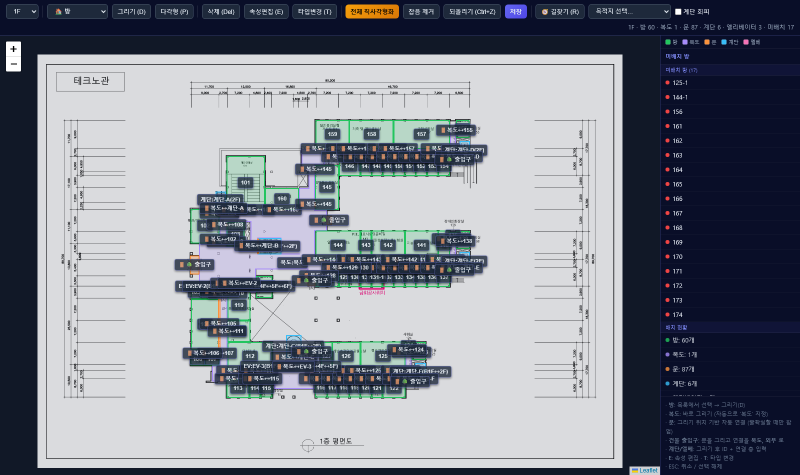
#> input picture GUMAP-개발/floorplan/tests/shots/editor-entrances.png, 1600 x 950 px (shown at 1/2 size)
$ python -i photoplan.py   (imports and definitions only)
#> lines starting #> are read from the running program, lines starting #| are printed output that depends on the picture; after the words box and inside, x2 and y2 are one past the last pixel; in counts of white or black regions, pixels touching at a corner belong together
#> further down, picture is the input picture: shape (950, 1600, 3); mean B, G, R 143.1, 133, 128.3
# -*- coding: utf-8 -*-
"""12~13주차 — 피난안내도 사진 → 평면도 전처리.

  rectify(img)   도면 판(연한 바탕의 큰 사각형)을 찾아 투영 보정해 정면 평면도로 편다
  ink(plan)      검은·회색 선만 남긴다 (빨간 피난동선·초록 비상구·아이콘 제거)
  building(ink)  외벽으로 닫힌 건물 영역
"""
import cv2
import numpy as np


def order_quad(pts):
    pts = np.array(pts, np.float32).reshape(4, 2)
    s = pts.sum(1)
    d = np.diff(pts, axis=1).ravel()
    return np.array([pts[np.argmin(s)], pts[np.argmin(d)], pts[np.argmax(s)], pts[np.argmax(d)]], np.float32)


def find_panel(img):
    """피난안내도의 오른쪽 도면 판: 채도 낮고 밝은 가장 큰 사각 영역."""
    h, w = img.shape[:2]
#> h = 950; w = 1600
    scale = 1200 / max(h, w)
#> scale = 0.75
    small = cv2.resize(img, None, fx=scale, fy=scale, interpolation=cv2.INTER_AREA)
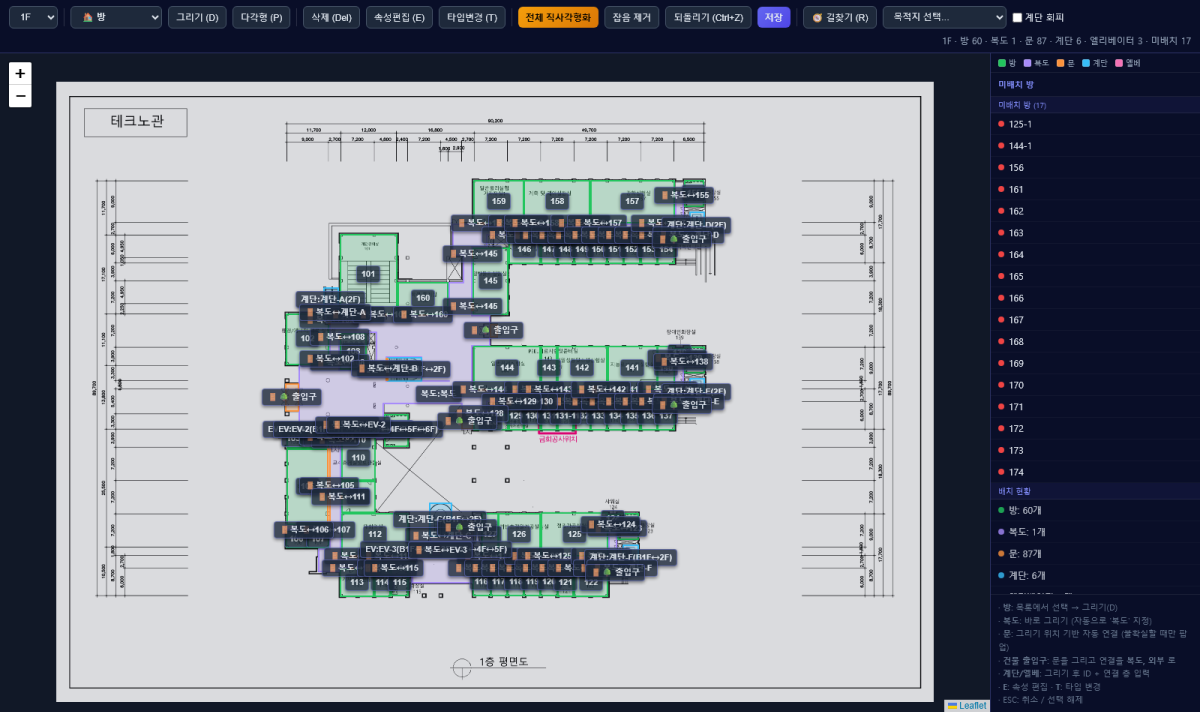
#> small: shape (712, 1200, 3); mean B, G, R 143.2, 133, 128.4
    hsv = cv2.cvtColor(small, cv2.COLOR_BGR2HSV)
#> hsv: shape (712, 1200, 3); mean H, S, V 110.7, 74, 144.9
    light = ((hsv[..., 1] < 70) & (hsv[..., 2] > 150)).astype(np.uint8) * 255
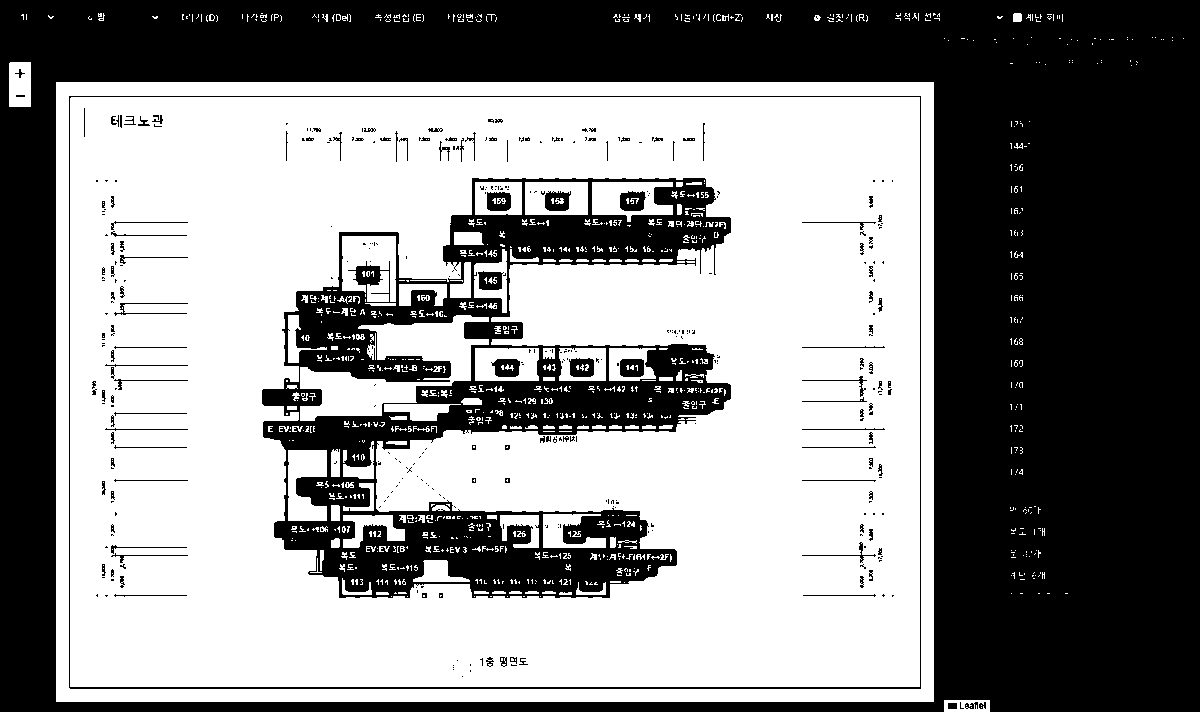
#> light: shape (712, 1200); 54.3% white; 424 black regions (305 under 20 px), largest, box (x1, y1, x2, y2) and area: (0, 0, 1200, 712) 306501, (262, 178, 731, 598) 71508, (69, 96, 921, 689) 3736
    # 도면 선·글자가 판을 쪼개지 않게 크게 닫는다
    light = cv2.morphologyEx(light, cv2.MORPH_CLOSE, np.ones((25, 25), np.uint8))
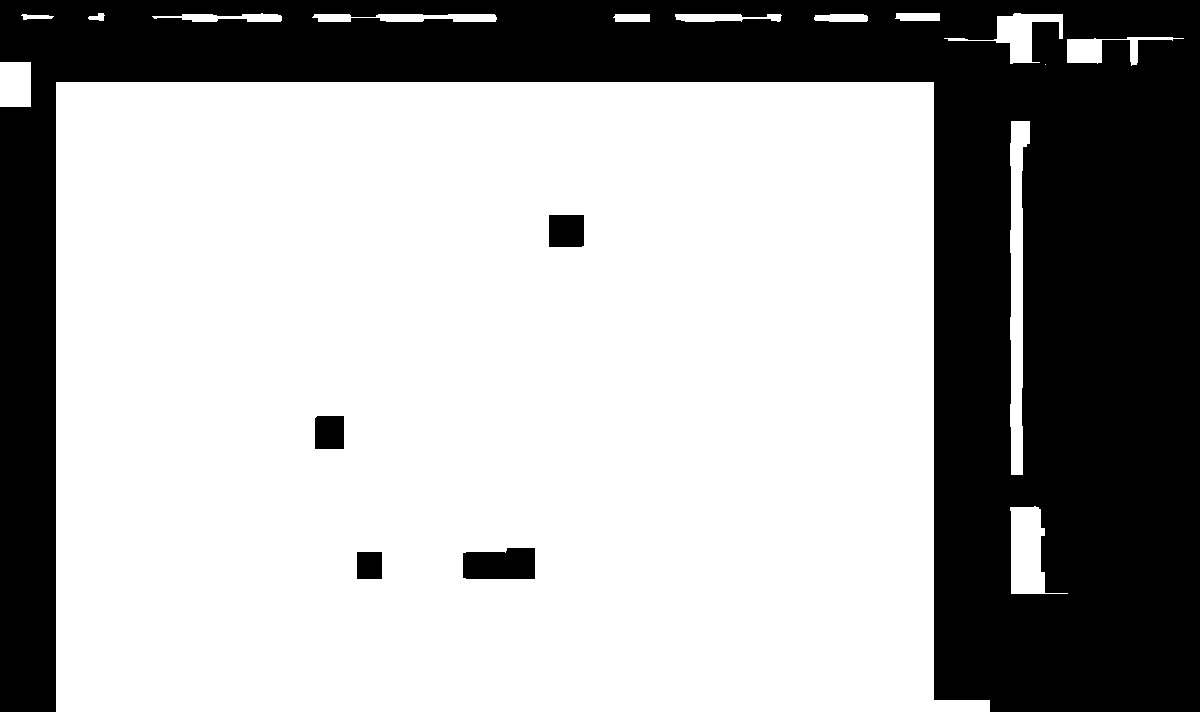
#> light: shape (712, 1200); 66.1% white; 5 black regions, box (x1, y1, x2, y2) and area: (0, 0, 1200, 712) 285237, (463, 548, 535, 579) 2050, (549, 215, 584, 247) 1118, (315, 416, 344, 449) 954, (357, 552, 382, 579) 675
    n, lab, stats, _ = cv2.connectedComponentsWithStats(light, 8)
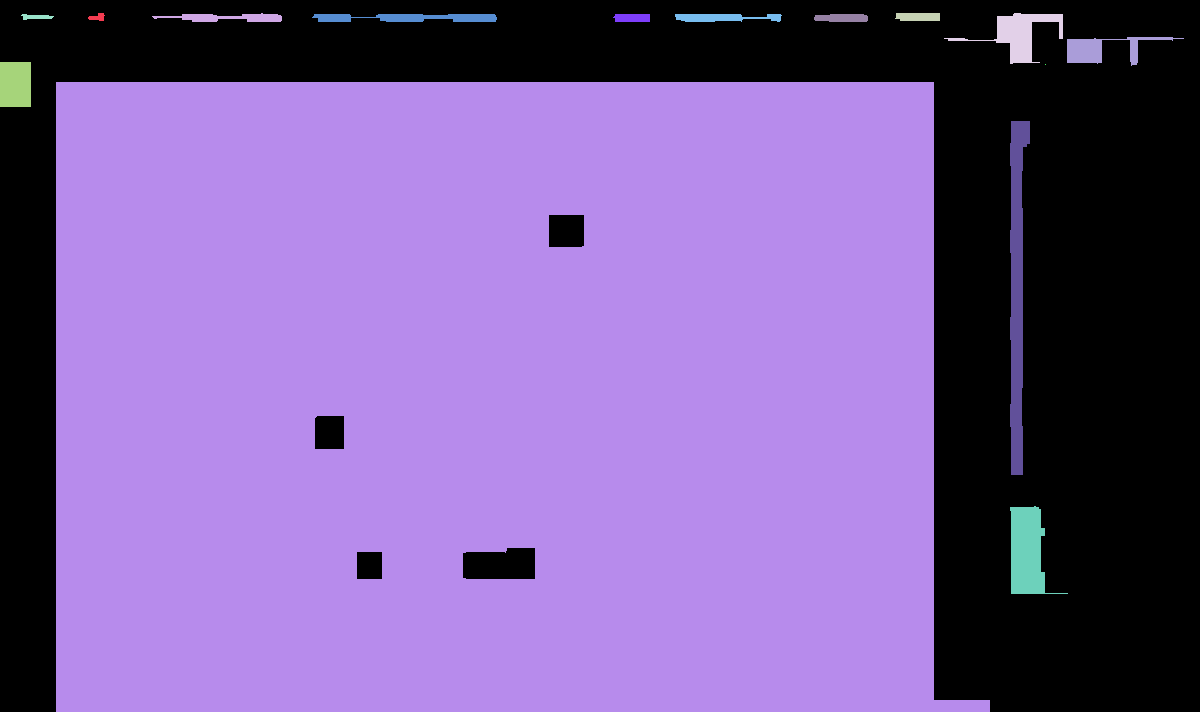
#> lab: shape (712, 1200) int32; 16 distinct labels, from 0 to 15; one colour per label, 0 black
#> n = 16; stats = 16 rows, first 6: [0, 0, 1200, 712, 290034], [88, 13, 17, 8, 86], [152, 13, 130, 9, 696], [895, 13, 45, 8, 345], [944, 13, 119, 51, 1852], [21, 14, 33, 6, 127]
    best, best_area = None, 0
    for i in range(1, n):
        x, y, bw, bh, area = stats[i]
        if area > best_area and bw > small.shape[1] * 0.3:
            best, best_area = i, area
#> this loop made 15 passes
#> (x, y, bw, bh, area, best, best_area) on pass 13: (56, 82, 934, 630, 549015, 13, 549015)
#> after the loop, best = 13; best_area = 549015
    comp = (lab == best).astype(np.uint8) * 255
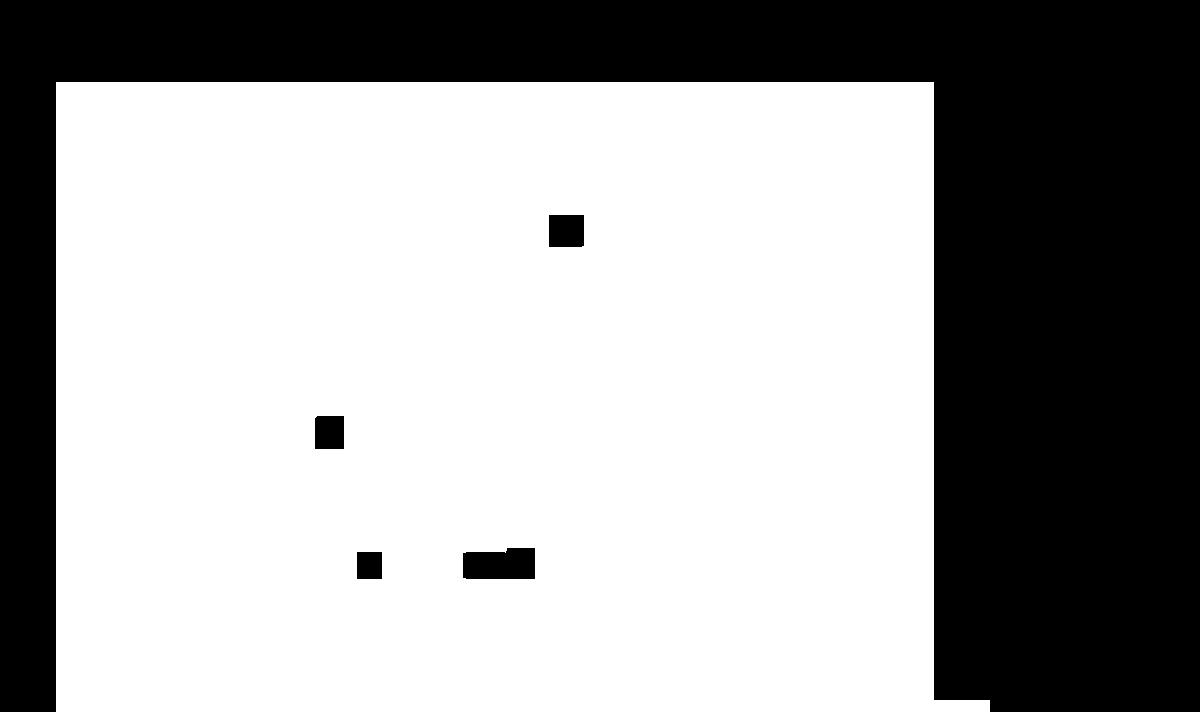
#> comp: shape (712, 1200); 64.3% white; 5 black regions, box (x1, y1, x2, y2) and area: (0, 0, 1200, 712) 300588, (463, 548, 535, 579) 2050, (549, 215, 584, 247) 1118, (315, 416, 344, 449) 954, (357, 552, 382, 579) 675
    cnts, _ = cv2.findContours(comp, cv2.RETR_EXTERNAL, cv2.CHAIN_APPROX_SIMPLE)
#> cnts = 1 item
    cnt = max(cnts, key=cv2.contourArea)
#> cnt = [[56, 82], [56, 711], [989, 711], [989, 700], [934, 700], [933, 699], [933, 82]]
    hull = cv2.convexHull(cnt)
#> hull = [[933, 82], [989, 700], [989, 711], [56, 711], [56, 82]]
    quad = None
    for eps in np.linspace(0.01, 0.08, 15):
        approx = cv2.approxPolyDP(hull, eps * cv2.arcLength(hull, True), True)
        if len(approx) == 4:
            quad = approx
            break
#> this loop made 1 pass
#> quad on pass 1: [[933, 82], [989, 711], [56, 711], [56, 82]]
    if quad is None:
        rect = cv2.minAreaRect(cnt)
        quad = cv2.boxPoints(rect)
    return order_quad(np.array(quad, np.float32).reshape(-1, 2) / scale)
#> in order_quad, `pts = np.array(pts, np.float32).reshape(4, 2)`: pts = [[1244, 109.3], [1318.7, 948], [74.67, 948], [74.67, 109.3]]
#> in order_quad, `s = pts.sum(1)`: s = [1353.3, 2266.7, 1022.7, 184]
#> in order_quad, `d = np.diff(pts, axis=1).ravel()`: d = [-1134.7, -370.7, 873.3, 34.67]


def rectify(img, out_long=2400):
    q = find_panel(img)
#> q = [[74.67, 109.3], [1244, 109.3], [1318.7, 948], [74.67, 948]]
    wt = np.linalg.norm(q[1] - q[0])
#> wt = 1169.3
    wb = np.linalg.norm(q[2] - q[3])
#> wb = 1244
    hl = np.linalg.norm(q[3] - q[0])
#> hl = 838.7
    hr = np.linalg.norm(q[2] - q[1])
#> hr = 842
    W, H = (wt + wb) / 2, (hl + hr) / 2
#> W = 1206.7; H = 840.3
    s = out_long / max(W, H)
#> s = 1.99
    W, H = int(W * s), int(H * s)
#> W = 2400; H = 1671
    M = cv2.getPerspectiveTransform(q, np.array([[0, 0], [W, 0], [W, H], [0, H]], np.float32))
#> M = [[2.07, 1.79e-17, -154.5], [-7.54e-17, 2.14, -233.7], [7.27e-20, 7.68e-05, 1]]
    return cv2.warpPerspective(img, M, (W, H), flags=cv2.INTER_CUBIC, borderValue=(255, 255, 255)), q


# [29 lines left out: functions ink, building, not called in this run]

>>> import cv2
>>> picture = cv2.imread('../../../GUMAP-개발/floorplan/tests/shots/editor-entrances.png')
>>> result = rectify(picture)

$ run again, on GUMAP-개발/floorplan/tests/shots/empty-click-popup.png
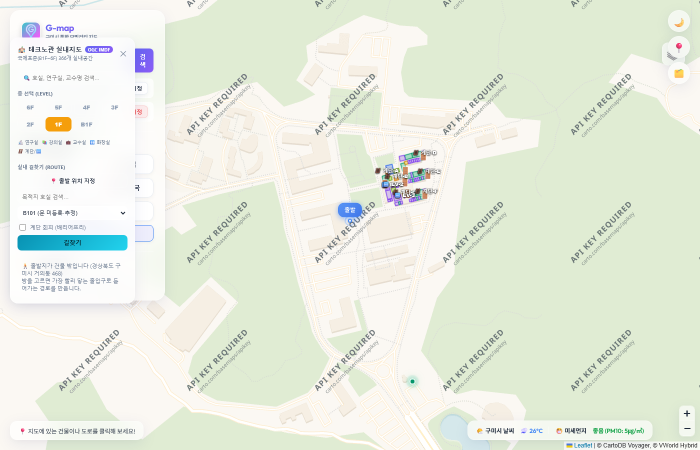
#> input picture GUMAP-개발/floorplan/tests/shots/empty-click-popup.png, 1400 x 900 px (shown at 1/2 size)
#> picture is the input picture: shape (900, 1400, 3); mean B, G, R 223.7, 237.4, 231.8
#> hsv: shape (771, 1200, 3); mean H, S, V 38.7, 20.1, 239.9
#> in find_panel, `light = ((hsv[..., 1] < 70) & (hsv[..., 2] > 150)).astype(np.uint8) * ..`:
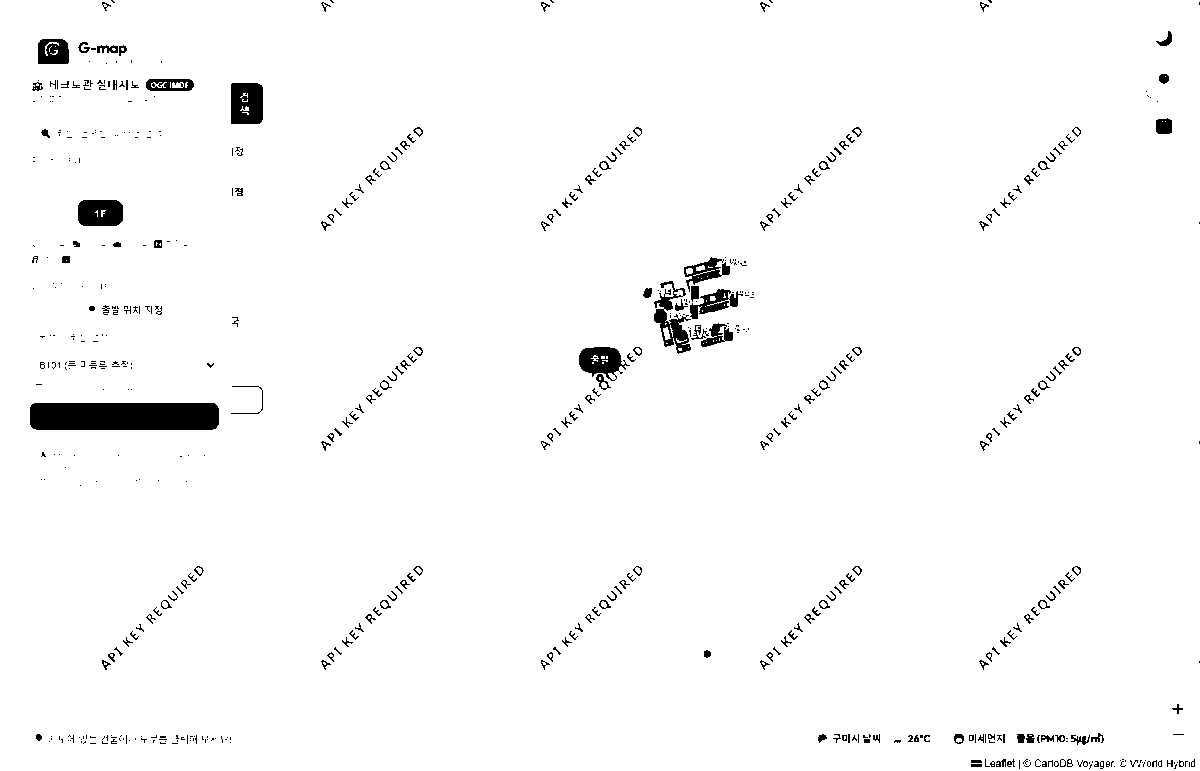
#> light: shape (771, 1200); 97.7% white; 569 black regions (341 under 20 px), largest, box (x1, y1, x2, y2) and area: (30, 403, 219, 430) 5057, (231, 83, 263, 124) 1228, (78, 200, 123, 226) 1083
#> in find_panel, `light = cv2.morphologyEx(light, cv2.MORPH_CLOSE, np.ones((25, 25), np...`:
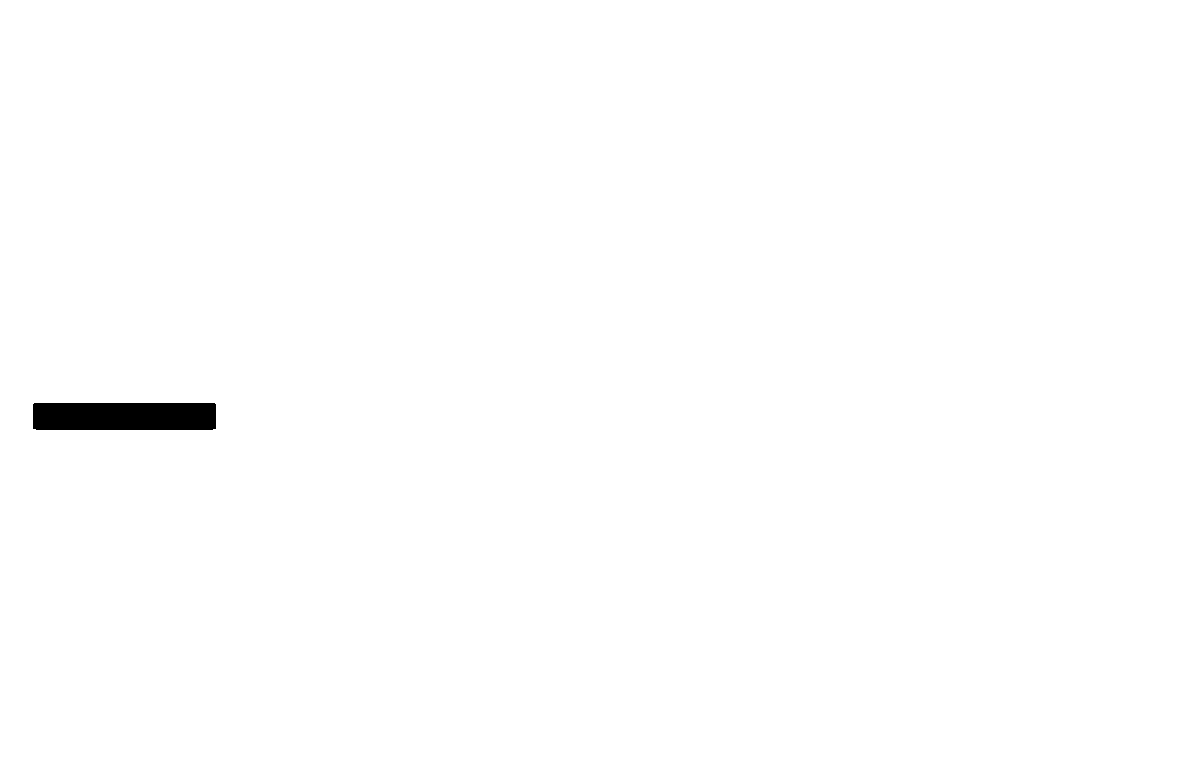
#> light: shape (771, 1200); 99.5% white; 1 black region, box (x1, y1, x2, y2) and area: (33, 403, 216, 430) 4933
#> n = 2; stats = [[33, 403, 183, 27, 4933], [0, 0, 1200, 771, 920267]]
#> the loop in find_panel, `for i in range(1, n):` made 1 pass
#> (x, y, bw, bh, area, best, best_area) on pass 1: (0, 0, 1200, 771, 920267, 1, 920267)
#> after the loop in find_panel, `for i in range(1, n):`: best = 1; best_area = 920267
#> cnts = [[[0, 0], [0, 770], [1199, 770], [1199, 0]]]
#> cnt = [[0, 0], [0, 770], [1199, 770], [1199, 0]]
#> hull = [[1199, 0], [1199, 770], [0, 770], [0, 0]]
#> the loop in find_panel, `for eps in np.linspace(0.01, 0.08, 15):` made 1 pass
#> quad on pass 1: [[1199, 0], [1199, 770], [0, 770], [0, 0]]
#> pts = [[1398.8, 0], [1398.8, 898.3], [0, 898.3], [0, 0]]
#> in order_quad, `s = pts.sum(1)`: s = [1398.8, 2297.2, 898.3, 0]
#> d = [-1398.8, -500.5, 898.3, 0]
#> q = [[0, 0], [1398.8, 0], [1398.8, 898.3], [0, 898.3]]
#> wt = 1398.8
#> hl = 898.3
#> in rectify, `W, H = (wt + wb) / 2, (hl + hr) / 2`: W = 1398.8; H = 898.3
#> in rectify, `s = out_long / max(W, H)`: s = 1.72
#> in rectify, `W, H = int(W * s), int(H * s)`: W = 2400; H = 1541
#> M = [[1.72, 0, 0], [0, 1.72, 0], [0, 0, 1]]

$ run again, on GUMAP-개발/floorplan/tests/shots/entrances-on-map.png
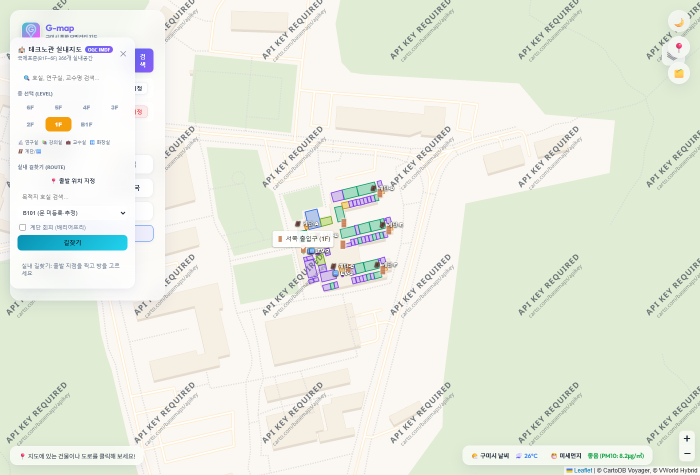
#> input picture GUMAP-개발/floorplan/tests/shots/entrances-on-map.png, 1400 x 950 px (shown at 1/2 size)
#> picture is the input picture: shape (950, 1400, 3); mean B, G, R 224.4, 237.1, 232.5
#> hsv: shape (814, 1200, 3); mean H, S, V 36.3, 19.5, 240
#> in find_panel, `light = ((hsv[..., 1] < 70) & (hsv[..., 2] > 150)).astype(np.uint8) * ..`:
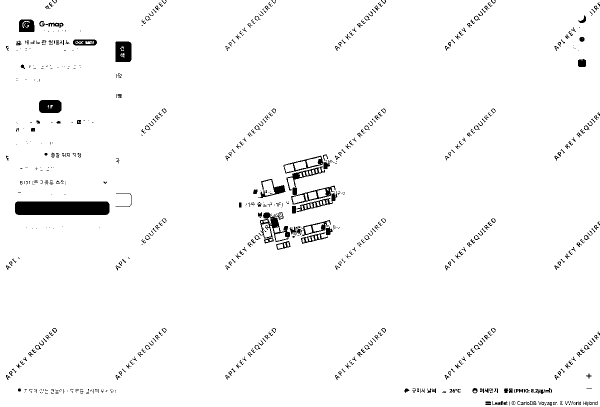
#> light: shape (814, 1200) (shown at 1/2 size); 97.3% white; 676 black regions (373 under 20 px), largest, box (x1, y1, x2, y2) and area: (30, 403, 219, 430) 5057, (573, 333, 671, 409) 1453, (517, 424, 580, 487) 1324
#> in find_panel, `light = cv2.morphologyEx(light, cv2.MORPH_CLOSE, np.ones((25, 25), np...`:
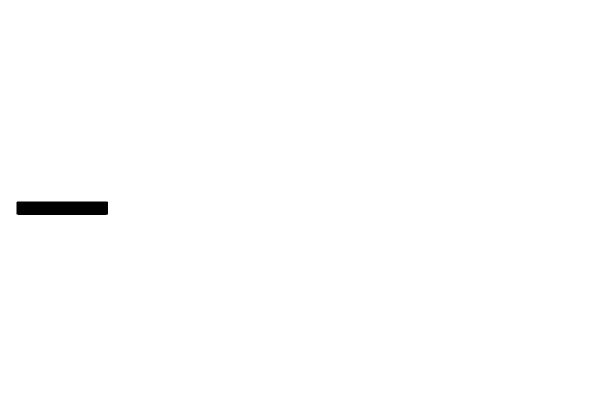
#> light: shape (814, 1200) (shown at 1/2 size); 99.5% white; 1 black region, box (x1, y1, x2, y2) and area: (33, 403, 216, 430) 4933
#> n = 2; stats = [[33, 403, 183, 27, 4933], [0, 0, 1200, 814, 971867]]
#> the loop in find_panel, `for i in range(1, n):` made 1 pass
#> (x, y, bw, bh, area, best, best_area) on pass 1: (0, 0, 1200, 814, 971867, 1, 971867)
#> after the loop in find_panel, `for i in range(1, n):`: best = 1; best_area = 971867
#> cnts = [[[0, 0], [0, 813], [1199, 813], [1199, 0]]]
#> cnt = [[0, 0], [0, 813], [1199, 813], [1199, 0]]
#> hull = [[1199, 0], [1199, 813], [0, 813], [0, 0]]
#> the loop in find_panel, `for eps in np.linspace(0.01, 0.08, 15):` made 1 pass
#> quad on pass 1: [[1199, 0], [1199, 813], [0, 813], [0, 0]]
#> pts = [[1398.8, 0], [1398.8, 948.5], [0, 948.5], [0, 0]]
#> in order_quad, `s = pts.sum(1)`: s = [1398.8, 2347.3, 948.5, 0]
#> d = [-1398.8, -450.3, 948.5, 0]
#> q = [[0, 0], [1398.8, 0], [1398.8, 948.5], [0, 948.5]]
#> wt = 1398.8
#> hl = 948.5
#> in rectify, `W, H = (wt + wb) / 2, (hl + hr) / 2`: W = 1398.8; H = 948.5
#> in rectify, `s = out_long / max(W, H)`: s = 1.72
#> in rectify, `W, H = int(W * s), int(H * s)`: W = 2400; H = 1627
#> M = [[1.72, 0, 0], [0, 1.72, 0], [0, 0, 1]]
